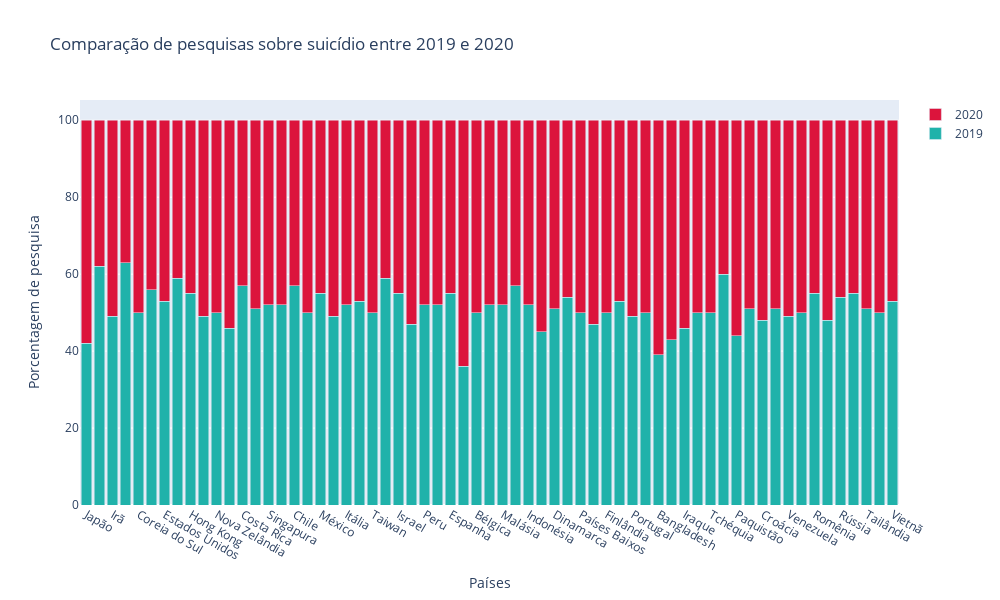

The notebook cell saved with this chart:
### Code cell
# Gráfico 3

graf1 = go.Bar(x=geo["pais"], y=geo["2019"], name = '2019', marker = {'color': 'lightseagreen'})
graf2 = go.Bar(x=geo["pais"], y=geo["2020"], name = '2020', marker = {'color': 'crimson'})
data = [graf1, graf2]
layout = go.Layout(title='Comparação de pesquisas sobre suicídio entre 2019 e 2020',
                   yaxis={'title':'Porcentagem de pesquisa'},
                   xaxis={'title': 'Países'},
                   barmode="stack",
                   height=600, width=1000)
fig = go.Figure(data=data, layout=layout)                
py.iplot(fig)

### Figure 1 — Plotly figure (JSON) as saved in the notebook; plotly's stock layout.template omitted (floating-point values rounded to 4 significant figures)
{"data": [{"marker": {"color": "lightseagreen"}, "name": "2019", "type": "bar", "x": ["Japão", "Paraguai", "Irã", "Colômbia", "Coreia do Sul", "Turquia", "Estados Unidos", "Brasil", "Hong Kong", "Austrália", "Nova Zelândia", "Irlanda", "Costa Rica", "Canadá", "Singapura", "Filipinas", "Chile", "Noruega", "México", "Reino Unido", "Itália", "Argentina", "Taiwan", "Egito", "Israel", "Suécia", "Peru", "África do Sul", "Espanha", "Índia", "Bélgica", "França", "Malásia", "Equador", "Indonésia", "Emirados Árabes Unidos", "Dinamarca", "Grécia", "Países Baixos", "Marrocos", "Finlândia", "Suíça", "Portugal", "Sérvia", "Bangladesh", "Argélia", "Iraque", "Polônia", "Tchéquia", "Nigéria", "Paquistão", "Alemanha", "Croácia", "Hungria", "Venezuela", "Áustria", "Romênia", "Arábia Saudita", "Rússia", "Cazaquistão", "Tailândia", "Ucrânia", "Vietnã"], "y": [42, 62, 49, 63, 50, 56, 53, 59, 55, 49, 50, 46, 57, 51, 52, 52, 57, 50, 55, 49, 52, 53, 50, 59, 55, 47, 52, 52, 55, 36, 50, 52, 52, 57, 52, 45, 51, 54, 50, 47, 50, 53, 49, 50, 39, 43, 46, 50, 50, 60, 44, 51, 48, 51, 49, 50, 55, 48, 54, 55, 51, 50, 53]}, {"marker": {"color": "crimson"}, "name": "2020", "type": "bar", "x": ["Japão", "Paraguai", "Irã", "Colômbia", "Coreia do Sul", "Turquia", "Estados Unidos", "Brasil", "Hong Kong", "Austrália", "Nova Zelândia", "Irlanda", "Costa Rica", "Canadá", "Singapura", "Filipinas", "Chile", "Noruega", "México", "Reino Unido", "Itália", "Argentina", "Taiwan", "Egito", "Israel", "Suécia", "Peru", "África do Sul", "Espanha", "Índia", "Bélgica", "França", "Malásia", "Equador", "Indonésia", "Emirados Árabes Unidos", "Dinamarca", "Grécia", "Países Baixos", "Marrocos", "Finlândia", "Suíça", "Portugal", "Sérvia", "Bangladesh", "Argélia", "Iraque", "Polônia", "Tchéquia", "Nigéria", "Paquistão", "Alemanha", "Croácia", "Hungria", "Venezuela", "Áustria", "Romênia", "Arábia Saudita", "Rússia", "Cazaquistão", "Tailândia", "Ucrânia", "Vietnã"], "y": [58, 38, 51, 37, 50, 44, 47, 41, 45, 51, 50, 54, 43, 49, 48, 48, 43, 50, 45, 51, 48, 47, 50, 41, 45, 53, 48, 48, 45, 64, 50, 48, 48, 43, 48, 55, 49, 46, 50, 53, 50, 47, 51, 50, 61, 57, 54, 50, 50, 40, 56, 49, 52, 49, 51, 50, 45, 52, 46, 45, 49, 50, 47]}], "layout": {"barmode": "stack", "height": 600, "title": {"text": "Comparação de pesquisas sobre suicídio entre 2019 e 2020"}, "width": 1000, "xaxis": {"title": {"text": "Países"}}, "yaxis": {"title": {"text": "Porcentagem de pesquisa"}}}}
